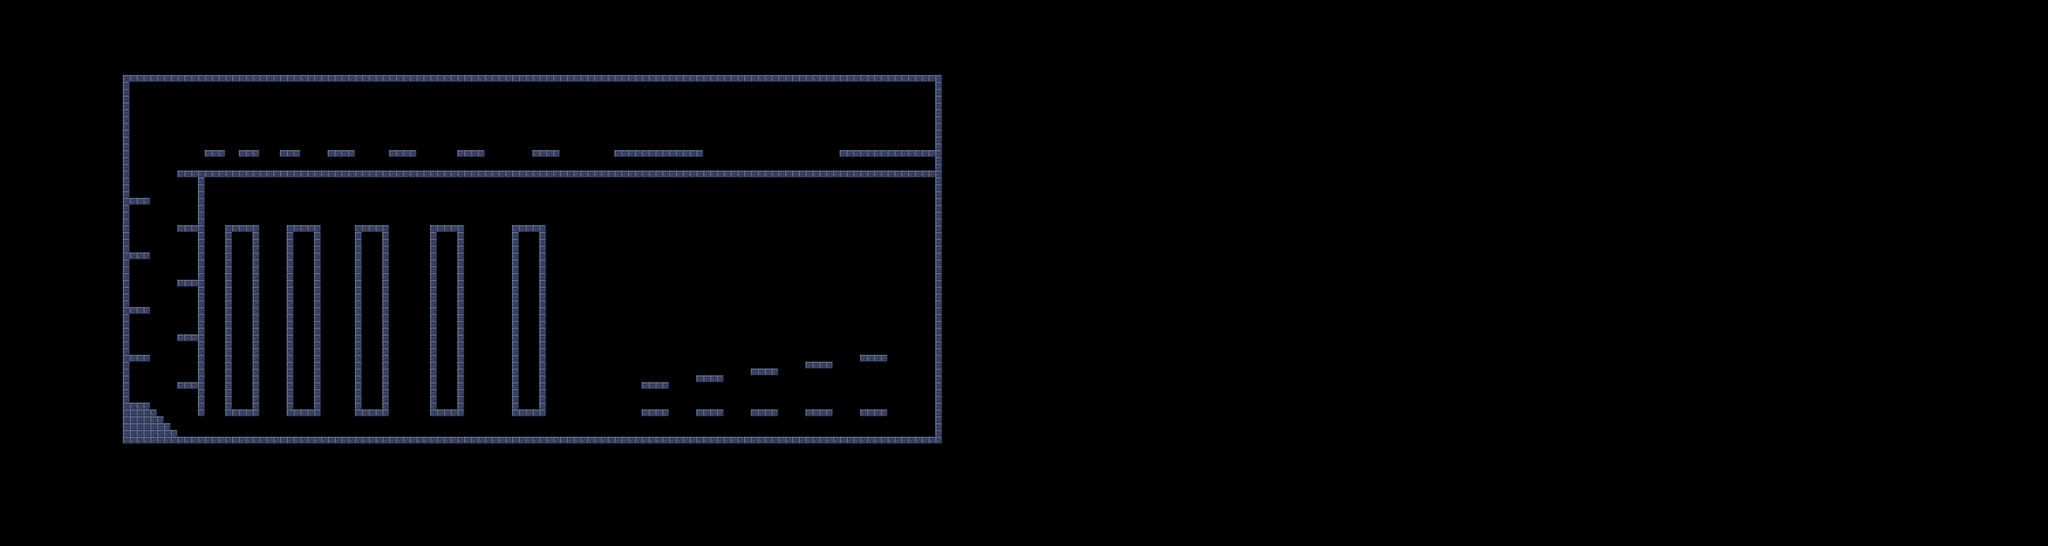

Rendered tile map (Tiled .tmx) drawn with the repository's tilesets; below, a short description and the map source with its tile grids summarised:
An orthogonal 300x80 tile map with 32x32 px tiles, 1 tile layer (BaseLayer), 3 tilesets and 48 objects (47x Collider, Actor Spawn).

<map version="1.10" tiledversion="1.11.2" orientation="orthogonal" renderorder="left-up" width="300" height="80" tilewidth="32" tileheight="32" infinite="0" nextlayerid="6" nextobjectid="90">
 <editorsettings>
  <export target="Test_Level.json" format="json" />
 </editorsettings>
 <tileset firstgid="1" source="tiles32.tsx" />
 <tileset firstgid="505" source="Spikes32.tsx" />
 <tileset firstgid="677" source="logical_tiles32p.tsx" />
 <layer id="3" name="BaseLayer" width="300" height="80">
  <data>[24000 cells, 941 non-empty, 1 distinct tile ids]</data>
 </layer>
 <objectgroup id="5" name="Triggers">
  <object id="2" name="Actor Spawn" x="2848" y="1888">
   <point />
  </object>
 </objectgroup>
 <objectgroup id="4" name="Colliders">
  <object id="31" type="Collider" x="576" y="352" width="32" height="1728" />
  <object id="33" type="Collider" x="576" y="352" width="3840" height="32" />
  <object id="35" type="Collider" x="928" y="832" width="32" height="1120" />
  <object id="36" type="Collider" x="640" y="2016" width="32" />
  <object id="37" type="Collider" x="832" y="1056" width="96" />
  <object id="39" type="Collider" x="832" y="1056" width="96" height="32" />
  <object id="40" type="Collider" x="608" y="928" width="96" height="32" />
  <object id="41" type="Collider" x="608" y="1184" width="96" height="32" />
  <object id="42" type="Collider" x="608" y="1440" width="96" height="32" />
  <object id="43" type="Collider" x="832" y="1312" width="96" height="32" />
  <object id="44" type="Collider" x="832" y="1568" width="96" height="32" />
  <object id="45" type="Collider" x="608" y="1664" width="96" height="32" />
  <object id="46" type="Collider" x="832" y="1792" width="96" height="32" />
  <object id="47" type="Collider" x="608" y="1888" width="96" height="160" />
  <object id="48" type="Collider" x="736" y="1952" width="32" height="96" />
  <object id="49" type="Collider" x="768" y="1984" width="32" height="64" />
  <object id="50" type="Collider" x="800" y="2016" width="32" height="32" />
  <object id="51" type="Collider" x="576" y="2048" width="2016" height="32" />
  <object id="52" type="Collider" x="1056" y="1056" width="160" height="896" />
  <object id="53" type="Collider" x="1344" y="1056" width="160" height="896" />
  <object id="54" type="Collider" x="1664" y="1056" width="160" height="896" />
  <object id="56" type="Collider" x="2016" y="1056" width="160" height="896" />
  <object id="57" type="Collider" x="2400" y="1056" width="160" height="896" />
  <object id="58" type="Collider" x="832" y="800" width="3584" height="32" />
  <object id="59" type="Collider" x="4384" y="832" width="32" height="1248" />
  <object id="60" type="Collider" x="2592" y="2048" width="1792" height="32" />
  <object id="61" type="Collider" x="3008" y="1920" width="128" height="32" />
  <object id="62" type="Collider" x="3264" y="1920" width="128" height="32" />
  <object id="63" type="Collider" x="3520" y="1920" width="128" height="32" />
  <object id="64" type="Collider" x="3776" y="1920" width="128" height="32" />
  <object id="65" type="Collider" x="4032" y="1920" width="128" height="32" />
  <object id="66" type="Collider" x="4032" y="1664" width="128" height="32" />
  <object id="67" type="Collider" x="3776" y="1696" width="128" height="32" />
  <object id="68" type="Collider" x="3520" y="1728" width="128" height="32" />
  <object id="69" type="Collider" x="3264" y="1760" width="128" height="32" />
  <object id="70" type="Collider" x="3008" y="1792" width="128" height="32" />
  <object id="73" type="Collider" x="960" y="704" width="96" height="32" />
  <object id="74" type="Collider" x="1120" y="704" width="96" height="32" />
  <object id="75" type="Collider" x="1312" y="704" width="96" height="32" />
  <object id="76" type="Collider" x="1536" y="704" width="128" height="32" />
  <object id="77" type="Collider" x="1824" y="704" width="128" height="32" />
  <object id="80" type="Collider" x="4384" y="384" width="32" height="416" />
  <object id="82" type="Collider" x="2496" y="704" width="128" height="32" />
  <object id="83" type="Collider" x="2880" y="704" width="416" height="32" />
  <object id="84" type="Collider" x="2144" y="704" width="128" height="32" />
  <object id="88" type="Collider" x="3936" y="704" width="448" height="32" />
  <object id="89" type="Collider" x="704" y="1920" width="32" height="128" />
 </objectgroup>
</map>
